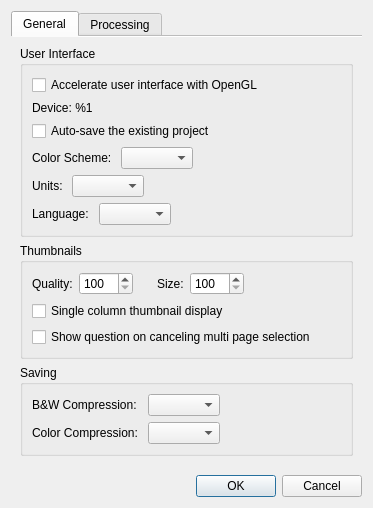
<?xml version="1.0" encoding="UTF-8"?>
<ui version="4.0">
 <class>SettingsDialog</class>
 <widget class="QDialog" name="SettingsDialog">
  <property name="geometry">
   <rect>
    <x>0</x>
    <y>0</y>
    <width>337</width>
    <height>442</height>
   </rect>
  </property>
  <property name="windowTitle">
   <string>Settings</string>
  </property>
  <layout class="QVBoxLayout" name="verticalLayout">
   <item>
    <widget class="QTabWidget" name="tabWidget">
     <property name="currentIndex">
      <number>0</number>
     </property>
     <property name="documentMode">
      <bool>true</bool>
     </property>
     <widget class="QWidget" name="tab">
      <attribute name="title">
       <string>General</string>
      </attribute>
      <layout class="QVBoxLayout" name="verticalLayout_4">
       <item>
        <widget class="QGroupBox" name="groupBox">
         <property name="title">
          <string>User Interface</string>
         </property>
         <layout class="QVBoxLayout" name="verticalLayout_2">
          <item>
           <widget class="QCheckBox" name="enableOpenglCb">
            <property name="text">
             <string>Accelerate user interface with OpenGL</string>
            </property>
           </widget>
          </item>
          <item>
           <widget class="QLabel" name="openglDeviceLabel">
            <property name="text">
             <string>Device: %1</string>
            </property>
           </widget>
          </item>
          <item>
           <widget class="QCheckBox" name="autoSaveProjectCB">
            <property name="text">
             <string>Auto-save the existing project</string>
            </property>
           </widget>
          </item>
          <item>
           <layout class="QHBoxLayout" name="horizontalLayout">
            <item>
             <widget class="QLabel" name="colorSchemeLabel">
              <property name="text">
               <string>Color Scheme: </string>
              </property>
             </widget>
            </item>
            <item>
             <widget class="QComboBox" name="colorSchemeBox"/>
            </item>
            <item>
             <spacer name="horizontalSpacer">
              <property name="orientation">
               <enum>Qt::Horizontal</enum>
              </property>
              <property name="sizeHint" stdset="0">
               <size>
                <width>1</width>
                <height>1</height>
               </size>
              </property>
             </spacer>
            </item>
           </layout>
          </item>
          <item>
           <layout class="QHBoxLayout" name="horizontalLayout_5">
            <item>
             <widget class="QLabel" name="unitsLabel">
              <property name="text">
               <string>Units: </string>
              </property>
             </widget>
            </item>
            <item>
             <widget class="QComboBox" name="unitsBox"/>
            </item>
            <item>
             <spacer name="horizontalSpacer_5">
              <property name="orientation">
               <enum>Qt::Horizontal</enum>
              </property>
              <property name="sizeHint" stdset="0">
               <size>
                <width>1</width>
                <height>1</height>
               </size>
              </property>
             </spacer>
            </item>
           </layout>
          </item>
          <item>
           <layout class="QHBoxLayout" name="horizontalLayout_4">
            <item>
             <widget class="QLabel" name="languageLabel">
              <property name="text">
               <string>Language: </string>
              </property>
             </widget>
            </item>
            <item>
             <widget class="QComboBox" name="languageBox"/>
            </item>
            <item>
             <spacer name="horizontalSpacer_4">
              <property name="orientation">
               <enum>Qt::Horizontal</enum>
              </property>
              <property name="sizeHint" stdset="0">
               <size>
                <width>1</width>
                <height>1</height>
               </size>
              </property>
             </spacer>
            </item>
           </layout>
          </item>
         </layout>
         <zorder>enableOpenglCb</zorder>
         <zorder>autoSaveProjectCB</zorder>
         <zorder>openglDeviceLabel</zorder>
        </widget>
       </item>
       <item>
        <widget class="QGroupBox" name="thumbnailsParams">
         <property name="title">
          <string>Thumbnails</string>
         </property>
         <layout class="QVBoxLayout" name="verticalLayout_7">
          <item>
           <layout class="QHBoxLayout" name="horizontalLayout_8">
            <item>
             <layout class="QHBoxLayout" name="horizontalLayout_9">
              <item>
               <widget class="QLabel" name="thumbnailQualityLabel">
                <property name="text">
                 <string>Quality:</string>
                </property>
               </widget>
              </item>
              <item>
               <widget class="QSpinBox" name="thumbnailQualitySB">
                <property name="toolTip">
                 <string>The pixel size of the thumbnail image. The default value is 200.</string>
                </property>
                <property name="minimum">
                 <number>100</number>
                </property>
                <property name="maximum">
                 <number>1500</number>
                </property>
                <property name="singleStep">
                 <number>25</number>
                </property>
               </widget>
              </item>
             </layout>
            </item>
            <item>
             <spacer name="horizontalSpacer_7">
              <property name="orientation">
               <enum>Qt::Horizontal</enum>
              </property>
              <property name="sizeType">
               <enum>QSizePolicy::Fixed</enum>
              </property>
              <property name="sizeHint" stdset="0">
               <size>
                <width>18</width>
                <height>1</height>
               </size>
              </property>
             </spacer>
            </item>
            <item>
             <layout class="QHBoxLayout" name="horizontalLayout_10">
              <item>
               <widget class="QLabel" name="thumbnailSizeLabel">
                <property name="text">
                 <string>Size:</string>
                </property>
               </widget>
              </item>
              <item>
               <widget class="QSpinBox" name="thumbnailSizeSB">
                <property name="toolTip">
                 <string>The thumbnail size in the view. The default value is 250.</string>
                </property>
                <property name="minimum">
                 <number>100</number>
                </property>
                <property name="maximum">
                 <number>2000</number>
                </property>
                <property name="singleStep">
                 <number>25</number>
                </property>
               </widget>
              </item>
             </layout>
            </item>
            <item>
             <spacer name="horizontalSpacer_8">
              <property name="orientation">
               <enum>Qt::Horizontal</enum>
              </property>
              <property name="sizeHint" stdset="0">
               <size>
                <width>1</width>
                <height>1</height>
               </size>
              </property>
             </spacer>
            </item>
           </layout>
          </item>
          <item>
           <widget class="QCheckBox" name="singleColumnThumbnailsCB">
            <property name="text">
             <string>Single column thumbnail display</string>
            </property>
           </widget>
          </item>
          <item>
           <widget class="QCheckBox" name="cancelingSelectionQuestionCB">
            <property name="text">
             <string>Show question on canceling multi page selection</string>
            </property>
           </widget>
          </item>
         </layout>
        </widget>
       </item>
       <item>
        <widget class="QGroupBox" name="groupBox_2">
         <property name="title">
          <string>Saving</string>
         </property>
         <layout class="QHBoxLayout" name="horizontalLayout_2">
          <item>
           <layout class="QGridLayout" name="gridLayout">
            <item row="0" column="0">
             <widget class="QLabel" name="tiffCompressionBWLabel">
              <property name="text">
               <string>B&amp;W Compression: </string>
              </property>
             </widget>
            </item>
            <item row="0" column="1">
             <widget class="QComboBox" name="tiffCompressionBWBox"/>
            </item>
            <item row="1" column="0">
             <widget class="QLabel" name="tiffCompressionColorLabel">
              <property name="text">
               <string>Color Compression: </string>
              </property>
             </widget>
            </item>
            <item row="1" column="1">
             <widget class="QComboBox" name="tiffCompressionColorBox"/>
            </item>
           </layout>
          </item>
          <item>
           <spacer name="horizontalSpacer_2">
            <property name="orientation">
             <enum>Qt::Horizontal</enum>
            </property>
            <property name="sizeHint" stdset="0">
             <size>
              <width>1</width>
              <height>1</height>
             </size>
            </property>
           </spacer>
          </item>
         </layout>
        </widget>
       </item>
       <item>
        <spacer name="verticalSpacer_2">
         <property name="orientation">
          <enum>Qt::Vertical</enum>
         </property>
         <property name="sizeHint" stdset="0">
          <size>
           <width>20</width>
           <height>0</height>
          </size>
         </property>
        </spacer>
       </item>
      </layout>
     </widget>
     <widget class="QWidget" name="tab_2">
      <attribute name="title">
       <string>Processing</string>
      </attribute>
      <layout class="QVBoxLayout" name="verticalLayout_5">
       <item>
        <widget class="QGroupBox" name="groupBox_4">
         <property name="title">
          <string>White on black detection</string>
         </property>
         <layout class="QVBoxLayout" name="verticalLayout_6" stretch="0,0">
          <item>
           <widget class="QCheckBox" name="blackOnWhiteDetectionCB">
            <property name="toolTip">
             <string>Auto detect pages with light content on dark background. The corrections to all the auto algorithms are made for such pages.</string>
            </property>
            <property name="text">
             <string>Auto detect light content on dark background</string>
            </property>
           </widget>
          </item>
          <item>
           <widget class="QCheckBox" name="blackOnWhiteDetectionAtOutputCB">
            <property name="toolTip">
             <string>Whether to use auto detection at the output stage. The wrong result can be changed manually in the output filter options.</string>
            </property>
            <property name="text">
             <string>Use auto detection at the output stage</string>
            </property>
           </widget>
          </item>
         </layout>
        </widget>
       </item>
       <item>
        <widget class="QGroupBox" name="groupBox_3">
         <property name="title">
          <string>Deviation</string>
         </property>
         <layout class="QVBoxLayout" name="verticalLayout_3">
          <item>
           <widget class="QCheckBox" name="highlightDeviationCB">
            <property name="text">
             <string>Highlight the thumbnails of pages with high deviation</string>
            </property>
           </widget>
          </item>
          <item>
           <widget class="QGroupBox" name="deviationParams">
            <property name="title">
             <string>Params</string>
            </property>
            <layout class="QHBoxLayout" name="horizontalLayout_3">
             <item>
              <layout class="QGridLayout" name="gridLayout_2">
               <item row="0" column="0">
                <widget class="QLabel" name="deskewDeviationLabel">
                 <property name="text">
                  <string>Deskew:</string>
                 </property>
                </widget>
               </item>
               <item row="1" column="0">
                <widget class="QLabel" name="selectContentDeviationLabel">
                 <property name="text">
                  <string>Select content:</string>
                 </property>
                </widget>
               </item>
               <item row="1" column="1">
                <widget class="QDoubleSpinBox" name="selectContentDeviationCoefSB">
                 <property name="toolTip">
                  <string>Deviation multiplier: a higher value means lower sensitivity.</string>
                 </property>
                 <property name="minimum">
                  <double>0.100000000000000</double>
                 </property>
                 <property name="maximum">
                  <double>9.990000000000000</double>
                 </property>
                 <property name="singleStep">
                  <double>0.050000000000000</double>
                 </property>
                </widget>
               </item>
               <item row="2" column="0">
                <widget class="QLabel" name="marginsDeviationLabel">
                 <property name="text">
                  <string>Margins:</string>
                 </property>
                </widget>
               </item>
               <item row="0" column="1">
                <widget class="QDoubleSpinBox" name="deskewDeviationCoefSB">
                 <property name="toolTip">
                  <string>Deviation multiplier: a higher value means lower sensitivity.</string>
                 </property>
                 <property name="minimum">
                  <double>0.100000000000000</double>
                 </property>
                 <property name="maximum">
                  <double>9.990000000000000</double>
                 </property>
                 <property name="singleStep">
                  <double>0.050000000000000</double>
                 </property>
                </widget>
               </item>
               <item row="0" column="2">
                <widget class="QDoubleSpinBox" name="deskewDeviationThresholdSB">
                 <property name="toolTip">
                  <string>The minimum deviation to be highlighted.</string>
                 </property>
                 <property name="decimals">
                  <number>1</number>
                 </property>
                 <property name="maximum">
                  <double>999.000000000000000</double>
                 </property>
                 <property name="singleStep">
                  <double>1.000000000000000</double>
                 </property>
                </widget>
               </item>
               <item row="1" column="2">
                <widget class="QDoubleSpinBox" name="selectContentDeviationThresholdSB">
                 <property name="toolTip">
                  <string>The minimum deviation to be highlighted.</string>
                 </property>
                 <property name="decimals">
                  <number>1</number>
                 </property>
                 <property name="maximum">
                  <double>999.000000000000000</double>
                 </property>
                 <property name="singleStep">
                  <double>1.000000000000000</double>
                 </property>
                </widget>
               </item>
               <item row="2" column="1">
                <widget class="QDoubleSpinBox" name="marginsDeviationCoefSB">
                 <property name="toolTip">
                  <string>Deviation multiplier: a higher value means lower sensitivity.</string>
                 </property>
                 <property name="minimum">
                  <double>0.100000000000000</double>
                 </property>
                 <property name="maximum">
                  <double>9.990000000000000</double>
                 </property>
                 <property name="singleStep">
                  <double>0.050000000000000</double>
                 </property>
                </widget>
               </item>
               <item row="2" column="2">
                <widget class="QDoubleSpinBox" name="marginsDeviationThresholdSB">
                 <property name="toolTip">
                  <string>The minimum deviation to be highlighted.</string>
                 </property>
                 <property name="decimals">
                  <number>1</number>
                 </property>
                 <property name="maximum">
                  <double>999.000000000000000</double>
                 </property>
                 <property name="singleStep">
                  <double>1.000000000000000</double>
                 </property>
                </widget>
               </item>
              </layout>
             </item>
             <item>
              <spacer name="horizontalSpacer_3">
               <property name="orientation">
                <enum>Qt::Horizontal</enum>
               </property>
               <property name="sizeHint" stdset="0">
                <size>
                 <width>1</width>
                 <height>1</height>
                </size>
               </property>
              </spacer>
             </item>
            </layout>
           </widget>
          </item>
         </layout>
        </widget>
       </item>
       <item>
        <spacer name="verticalSpacer">
         <property name="orientation">
          <enum>Qt::Vertical</enum>
         </property>
         <property name="sizeHint" stdset="0">
          <size>
           <width>20</width>
           <height>0</height>
          </size>
         </property>
        </spacer>
       </item>
      </layout>
     </widget>
    </widget>
   </item>
   <item>
    <widget class="QDialogButtonBox" name="buttonBox">
     <property name="orientation">
      <enum>Qt::Horizontal</enum>
     </property>
     <property name="standardButtons">
      <set>QDialogButtonBox::Cancel|QDialogButtonBox::Ok</set>
     </property>
    </widget>
   </item>
  </layout>
 </widget>
 <resources/>
 <connections>
  <connection>
   <sender>buttonBox</sender>
   <signal>accepted()</signal>
   <receiver>SettingsDialog</receiver>
   <slot>accept()</slot>
   <hints>
    <hint type="sourcelabel">
     <x>248</x>
     <y>254</y>
    </hint>
    <hint type="destinationlabel">
     <x>157</x>
     <y>274</y>
    </hint>
   </hints>
  </connection>
  <connection>
   <sender>buttonBox</sender>
   <signal>rejected()</signal>
   <receiver>SettingsDialog</receiver>
   <slot>reject()</slot>
   <hints>
    <hint type="sourcelabel">
     <x>316</x>
     <y>260</y>
    </hint>
    <hint type="destinationlabel">
     <x>286</x>
     <y>274</y>
    </hint>
   </hints>
  </connection>
 </connections>
</ui>
